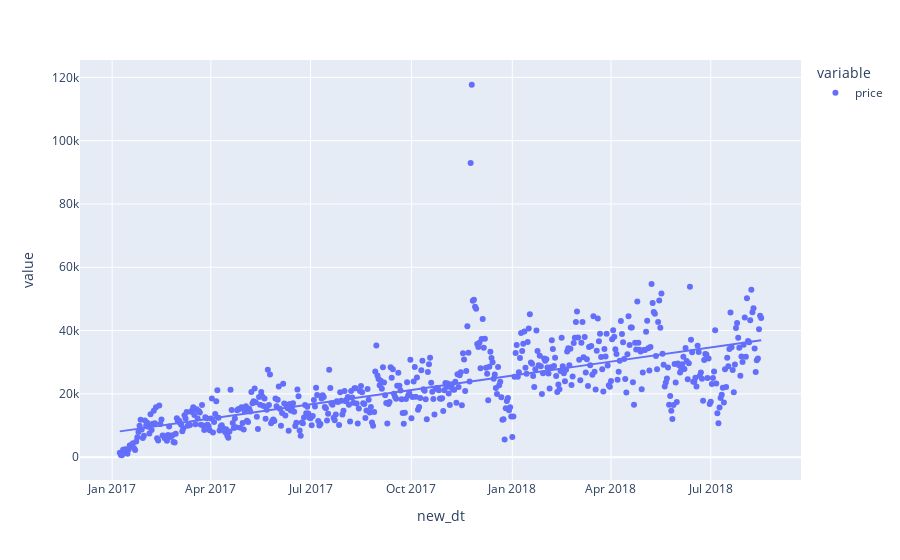

Source (notebook cell):
### Code cell
fig = px.scatter(sales, trendline='ols')
fig.show()

### Figure 1 — Plotly figure (JSON) as saved in the notebook; plotly's stock layout.template omitted (floating-point values rounded to 4 significant figures; data arrays with more than 128 entries replaced by an {"elided": "..."} marker saying what was removed)
{"data": [{"hovertemplate": "variable=price<br>new_dt=%{x}<br>value=%{y}<extra></extra>", "legendgroup": "price", "marker": {"color": "#636efa", "symbol": "circle"}, "mode": "markers", "name": "price", "orientation": "v", "showlegend": true, "type": "scatter", "x": {"elided": "586 str values"}, "xaxis": "x", "y": {"elided": "586 float values"}, "yaxis": "y"}, {"hovertemplate": "<b>OLS trendline</b><br>value = 0.000569557 * new_dt + -836989<br>R<sup>2</sup>=0.479602<br><br>variable=price<br>new_dt=%{x}<br>value=%{y} <b>(trend)</b><extra></extra>", "legendgroup": "price", "marker": {"color": "#636efa", "symbol": "circle"}, "mode": "lines", "name": "price", "showlegend": false, "type": "scatter", "x": {"elided": "586 str values"}, "xaxis": "x", "y": {"elided": "586 float values"}, "yaxis": "y"}], "layout": {"autosize": true, "legend": {"title": {"text": "variable"}, "tracegroupgap": 0}, "margin": {"t": 60}, "xaxis": {"anchor": "y", "autorange": true, "domain": [0, 1], "range": ["2016-12-03 06:51:50.1266", "2018-09-20 17:08:09.8734"], "title": {"text": "new_dt"}, "type": "date"}, "yaxis": {"anchor": "x", "autorange": true, "domain": [0, 1], "range": [-8469.0, 126700.0], "title": {"text": "value"}, "type": "linear"}}}
